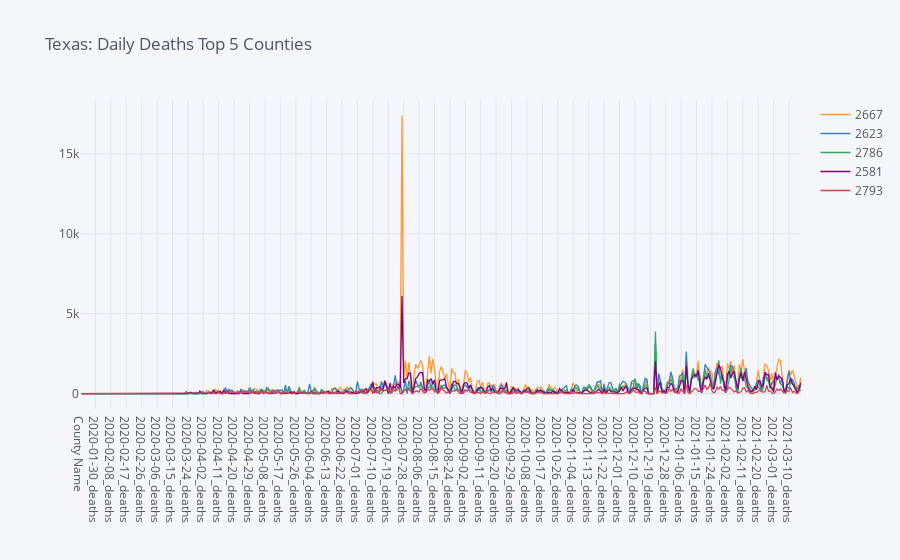

Notebook code for this chart:
### Markdown cell above
#### From the top 5 counties a significant peak deaths can be seen in month 8

### Code cell
TDDSF.T.iplot(kind='scatter', title='Texas: Daily Deaths Top 5 Counties')

### Figure 1 — Plotly figure (JSON) as saved in the notebook; plotly's stock layout.template omitted (floating-point values rounded to 4 significant figures; data arrays with more than 128 entries replaced by an {"elided": "..."} marker saying what was removed)
{"data": [{"line": {"color": "rgba(255, 153, 51, 1.0)", "dash": "solid", "shape": "linear", "width": 1.3}, "mode": "lines", "name": "2667", "text": "", "type": "scatter", "x": {"elided": "422 str values"}, "y": {"elided": "422 mixed values"}}, {"line": {"color": "rgba(55, 128, 191, 1.0)", "dash": "solid", "shape": "linear", "width": 1.3}, "mode": "lines", "name": "2623", "text": "", "type": "scatter", "x": {"elided": "422 str values"}, "y": {"elided": "422 mixed values"}}, {"line": {"color": "rgba(50, 171, 96, 1.0)", "dash": "solid", "shape": "linear", "width": 1.3}, "mode": "lines", "name": "2786", "text": "", "type": "scatter", "x": {"elided": "422 str values"}, "y": {"elided": "422 mixed values"}}, {"line": {"color": "rgba(128, 0, 128, 1.0)", "dash": "solid", "shape": "linear", "width": 1.3}, "mode": "lines", "name": "2581", "text": "", "type": "scatter", "x": {"elided": "422 str values"}, "y": {"elided": "422 mixed values"}}, {"line": {"color": "rgba(219, 64, 82, 1.0)", "dash": "solid", "shape": "linear", "width": 1.3}, "mode": "lines", "name": "2793", "text": "", "type": "scatter", "x": {"elided": "422 str values"}, "y": {"elided": "422 mixed values"}}], "layout": {"legend": {"bgcolor": "#F5F6F9", "font": {"color": "#4D5663"}}, "paper_bgcolor": "#F5F6F9", "plot_bgcolor": "#F5F6F9", "title": {"font": {"color": "#4D5663"}, "text": "Texas: Daily Deaths Top 5 Counties"}, "xaxis": {"gridcolor": "#E1E5ED", "showgrid": true, "tickfont": {"color": "#4D5663"}, "title": {"font": {"color": "#4D5663"}, "text": ""}, "zerolinecolor": "#E1E5ED"}, "yaxis": {"gridcolor": "#E1E5ED", "showgrid": true, "tickfont": {"color": "#4D5663"}, "title": {"font": {"color": "#4D5663"}, "text": ""}, "zerolinecolor": "#E1E5ED"}}}
